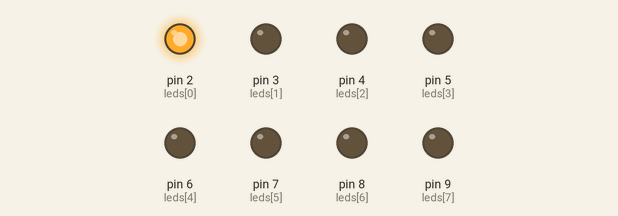
Recording of a program running on a simulated Arduino Uno, built with avr-gcc and run on an emulated ATmega328P. Parts: output pins drawn as LEDs (lit = HIGH).

Above: at 0.2 s.
At 1.2 s:
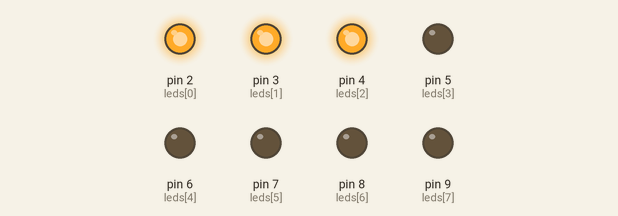
At 2.2 s:
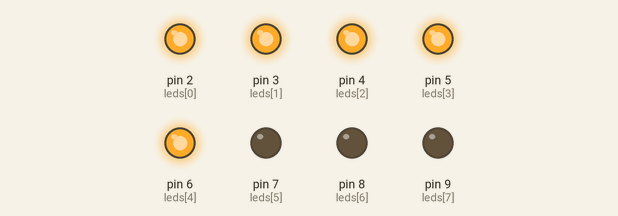
At 4.0 s:
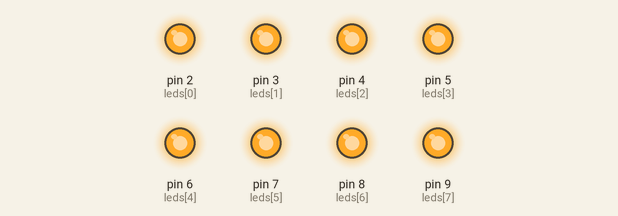
At 9.2 s:
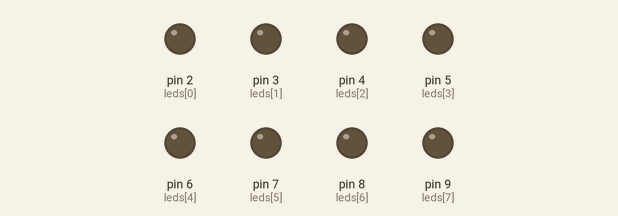
At 12.7 s:
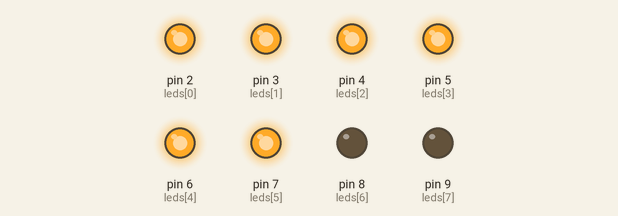
Timing chart, 0 to 13.0 s (numbered marks = the images above):
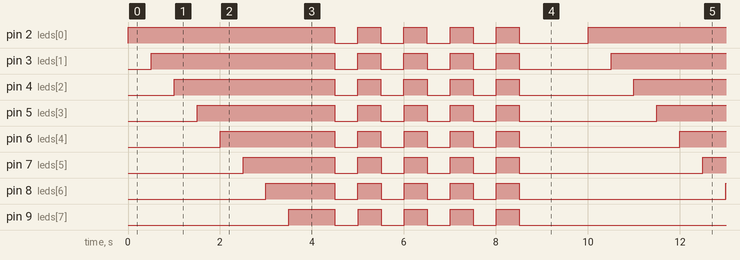

The program:

main.cpp
```cpp
#include <Arduino.h>

// put global variables here:
int leds[] = {2, 3, 4, 5, 6, 7, 8, 9};
int nbLeds = 8;

void setup()
{
  // put your setup code here, to run once:

  // Initialize all LED pins as OUTPUT and set them LOW
  for (int i = 0; i < nbLeds; i++)
  {
    pinMode(leds[i], OUTPUT);
    digitalWrite(leds[i], LOW);
  }
}

void loop()
{
  // put your main code here, to run repeatedly:

  // Turn on each LED one by one with a delay
  for (int i = 0; i < nbLeds; i++)
  {
    digitalWrite(leds[i], HIGH);
    delay(500);
  }

  // Make all LEDs flash for 5 seconds
  unsigned long startTime = millis();
  while (millis() - startTime < 5000)
  {
    for (int i = 0; i < nbLeds; i++)
    {
      digitalWrite(leds[i], HIGH);
    }
    delay(500);
    for (int i = 0; i < nbLeds; i++)
    {
      digitalWrite(leds[i], LOW);
    }
    delay(500);
  }

  // Turn off all LEDs and start again
  for (int i = 0; i < nbLeds; i++)
  {
    digitalWrite(leds[i], LOW);
  }
  delay(1000);
}
```

Measured:
- by itself, pin 2 (leds[0]): repeats every 10.0 s: 4 × (LOW 0.50 s, HIGH 0.50 s), LOW 1.5 s, HIGH 4.5 s
- by itself, pin 3 (leds[1]): repeats every 10.0 s: 4 × (LOW 0.50 s, HIGH 0.50 s), LOW 2.0 s, HIGH 4.0 s
- by itself, pin 4 (leds[2]): repeats every 10.0 s: 4 × (LOW 0.50 s, HIGH 0.50 s), LOW 2.5 s, HIGH 3.5 s
- by itself, pin 5 (leds[3]): repeats every 10.0 s: 4 × (LOW 0.50 s, HIGH 0.50 s), LOW 3.0 s, HIGH 3.0 s
- by itself, pin 6 (leds[4]): repeats every 10.0 s: 4 × (LOW 0.50 s, HIGH 0.50 s), LOW 3.5 s, HIGH 2.5 s
- by itself, pin 7 (leds[5]): repeats every 10.0 s: 4 × (LOW 0.50 s, HIGH 0.50 s), LOW 4.0 s, HIGH 2.0 s
- by itself, pin 8 (leds[6]): repeats every 10.0 s: 4 × (LOW 0.50 s, HIGH 0.50 s), LOW 4.5 s, HIGH 1.5 s
- by itself, pin 9 (leds[7]): repeats every 10.0 s: 4 × (LOW 0.50 s, HIGH 0.50 s), LOW 5.0 s, HIGH 1.0 s
